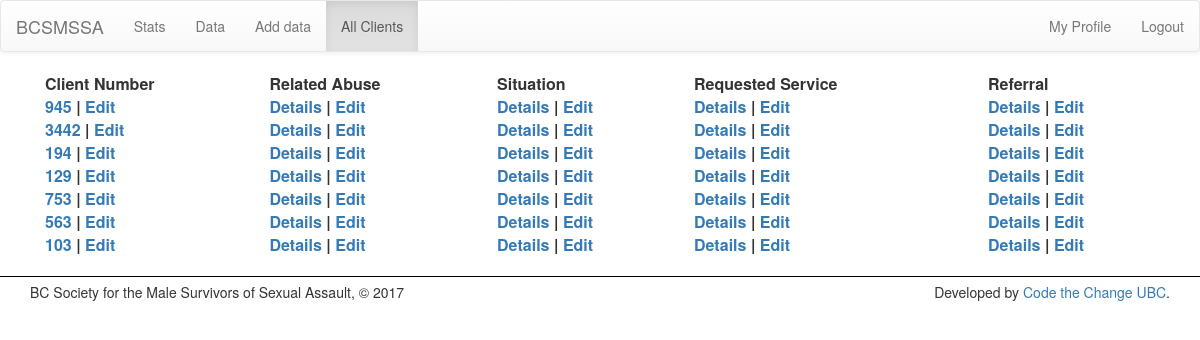
Page /clients/ (signed in) on the earlier database version.
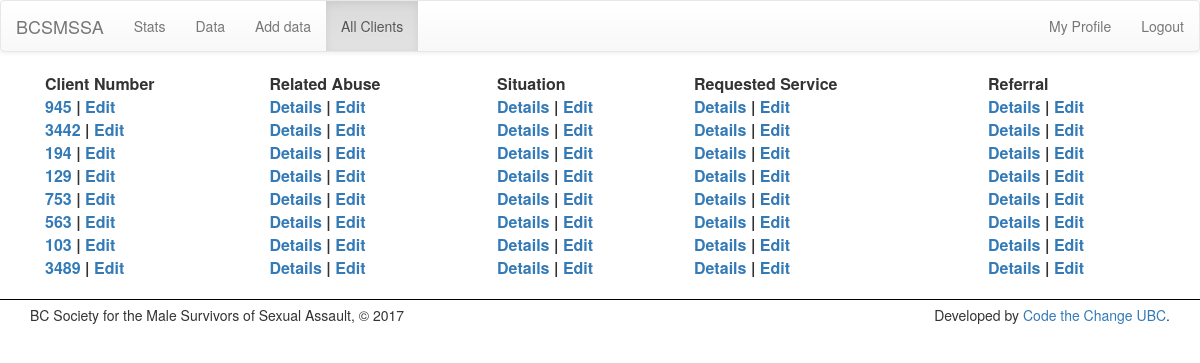
Same page on the later database version.
### stats/models.py (models this page shows, shortened)
class Client( models.Model ):
    user = models.ForeignKey(User, null=True, default=None, on_delete=models.SET_DEFAULT, verbose_name="Input by User")
    client_number       = models.IntegerField(verbose_name="Client Number", unique=True)
    date_of_birth       = models.DateField('Date of Birth (yyyy-mm-dd)')
    age                 = models.IntegerField(null=True, blank=True, default=None, verbose_name="Age at time of visit")
    number_of_abuses    = models.IntegerField(null=True, blank=True, default=None, verbose_name="Number of Abuses")
    def __str__(self):
        return str(self.client_number)
    def __iter__(self):
        for field in self._meta.fields:
            if field.name != 'id' and field.name != 'user':
                yield field.value_to_string(self)

### stats/views.py (the view)
# urls.py: url(r'^clients/$', views.clients, name='clients'),
@login_required
def clients(request):
    data = {}
    data['clients']         = Client.objects.all()
    data['client_fields']   = Client._meta.get_fields()[5:]
    data['service_fields']  = RequestedService._meta.get_fields()[0:]
    data['referral_fields'] = Referral._meta.get_fields()[0:]
    data['abuse_fields']    = Abuse._meta.get_fields()[2:]
    data['sitch_fields']    = CurrentSituation._meta.get_fields()[1:]
    return render(request, 'stats/clients.html', data)

### stats/models.py (called while the page is built)
    def __iter__(self):
        for field in self._meta.fields:
            val = field.value_to_string(self)
            if field.name == 'client1':
                yield Client.objects.get(pk=int(val))
            else:
                yield val

    def __iter__(self):
        for field in self._meta.fields:
            val = field.value_to_string(self)
            if field.name == 'client':
                yield Client.objects.get(pk=int(val))
            else:
                yield val

    def __str__(self):
        return str(self.client.client_number)

    def __iter__(self):
        for field in self._meta.fields:
            if field.name != 'id':
                val = field.value_to_string(self)
                if field.name == 'client':
                    yield Client.objects.get(pk=int(val))
                else:
                    yield val

    def __iter__(self):
        for field in self._meta.fields:
            if field.name != 'id':
                val = field.value_to_string(self)
                if field.name == 'abuse':
                    yield Abuse.objects.get(pk=int(val))
                else:
                    yield val

### stats/templates/stats/clients.html (shortened to what this page needs)
{% extends 'stats/base.html' %}
{% load static %}
{% block body %}
<div class='container'>
	<table style='width: 100%'>
		<tr>
			<th>Client Number</th>
			<th>Related Abuse</th>
			<th>Situation</th>
			<th>Requested Service</th>
			<th>Referral</th>
		</tr>
		{% for client in clients %}
		<tr>
			<th>
				<a href='#' id='client' data-toggle="modal" data-target="#clientModal{{client.id}}">{{ client }}</a> {% include 'stats/modals/client.html' with client=client fields=client_fields %}
				| <a href="{% url 'edit_client' client.id %}">Edit</a>
			</th>
			<th>
				<a href='#' id='abuse' data-toggle="modal" data-target="#abuseModal{{client.id}}">Details</a> {% include 'stats/modals/abuse.html' with model=client.abuse_set.all.first fields=abuse_fields %}
				| <a href="{% url 'edit_abuse' client.id %}">Edit</a>
			</th>
			<th>
				<a href='#' id='situation' data-toggle="modal" data-target="#situationModal{{client.id}}">Details</a> {% include 'stats/modals/situation.html' with situation=client.abuse_set.first.currentsituation_set.first fields=sitch_fields %}
				| <a href="{% url 'edit_situation' client.id %}">Edit</a>
			</th>
			<th>
				<a href='#' id='service' data-toggle="modal" data-target="#serviceModal{{client.id}}">Details</a> {% include 'stats/modals/service.html' with service=client.requestedservice fields=service_fields%}
				| <a href="{% url 'edit_service' client.id %}">Edit</a>
			</th>
			<th>
				<a href='#' id='referral' data-toggle="modal" data-target="#referralModal{{client.id}}">Details</a> {% include 'stats/modals/referral.html' with referral=client.referral fields=referral_fields %}
				| <a href="{% url 'edit_referral' client.id %}">Edit</a>
			</th>
		</tr>
		{% endfor %}
	</table>
</div>
{% endblock %}

Differences in the rows shown:
added Client: client_number "3489"
